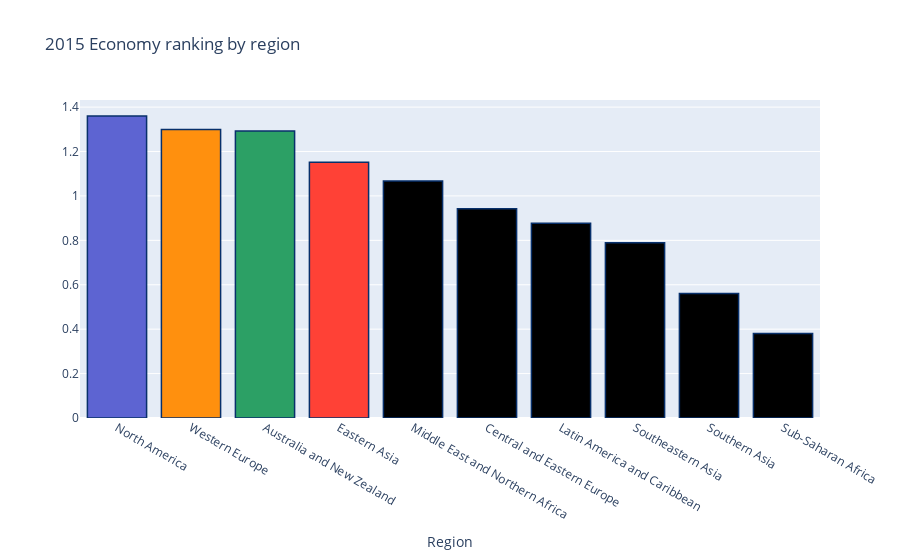

This figure's notebook cell:
### Markdown cell above
## Economy ranking by region

### Code cell
region_mean = data2015.groupby(['region'])['economy'].mean()
region_mean.sort_values(ascending=False, inplace=True)

# Bar Chart
trace1 = go.Bar(
    x=region_mean.index,
    y=region_mean.values,
    marker=dict(
        color=['rgb(93, 100, 210)', 'rgb(255, 144, 14)',
               'rgb(44, 160, 101)', 'rgb(255, 65, 54)'],
        line=dict(
            color='rgb(8,48,107)',
            width=1.5,
        )
    ),
)

data = [trace1]
layout = go.Layout(
    barmode='stack'
)
layout = dict(title = '2015 Economy ranking by region',
              xaxis= dict(title= 'Region',ticklen= 5,zeroline= False)
             )
fig = go.Figure(data=data, layout=layout)
iplot(fig)

### Figure 1 — Plotly figure (JSON) as saved in the notebook; plotly's stock layout.template omitted (floating-point values rounded to 4 significant figures)
{"data": [{"marker": {"color": ["rgb(93, 100, 210)", "rgb(255, 144, 14)", "rgb(44, 160, 101)", "rgb(255, 65, 54)"], "line": {"color": "rgb(8,48,107)", "width": 1.5}}, "type": "bar", "x": ["North America", "Western Europe", "Australia and New Zealand", "Eastern Asia", "Middle East and Northern Africa", "Central and Eastern Europe", "Latin America and Caribbean", "Southeastern Asia", "Southern Asia", "Sub-Saharan Africa"], "y": [1.36, 1.299, 1.292, 1.152, 1.067, 0.9424, 0.8768, 0.7891, 0.5605, 0.3805]}], "layout": {"title": {"text": "2015 Economy ranking by region"}, "xaxis": {"ticklen": 5, "title": {"text": "Region"}, "zeroline": false}}}
